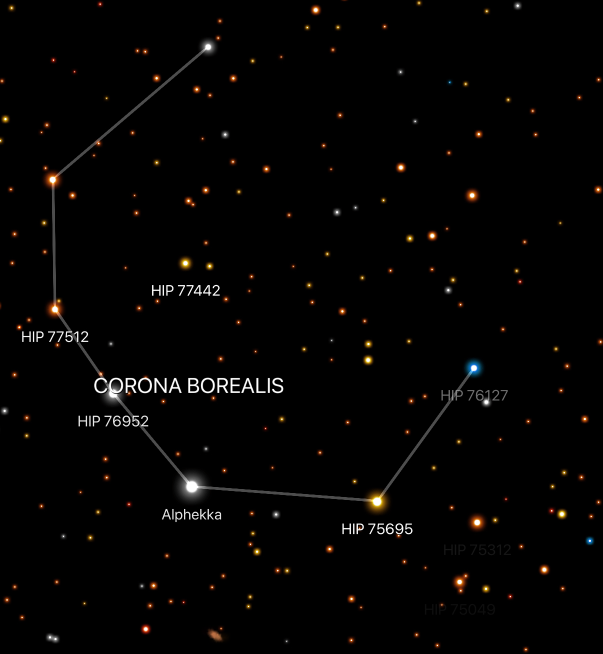
#> input picture 8CD/CoronaBorealis/CoronaBorealis-APP.jpg, 1206 x 1307 px (shown at 1/2 size); its folder holds only this picture in this run
$ jupyter execute DataAugmentator.ipynb
#> lines starting #> are read from the running program, lines starting #| are printed output that depends on the picture
[cell 1]
# Import necessary libraries
import os
import cv2
import numpy as np
from PIL import Image, ImageEnhance
from matplotlib import pyplot as plt
from pathlib import Path
import random

[cell 2]
# ANSI escape code for green text
GREEN = "\033[32m"
RED = "\033[31m"
RESET = "\033[0m"

# List of available directory options
available_dirs = [
    "CoronaBorealis", "Lacerta", "LeoMinor", "Lepus", "Norma",
    "Pisces", "Sextans", "Virgo"
]

# Prompt user to choose from the list
print("Please select an input directory from the following options:")
for idx, dir_name in enumerate(available_dirs, 1):
    print(f"{idx}. {dir_name}")

print("\n") # Add a newline for better readability

# Input validation for user selection
while True:
    try:
        choice = int(input(f"Enter the number of the directory (1-{len(available_dirs)}): "))
        if 1 <= choice <= len(available_dirs):
            input_name = available_dirs[choice - 1]
            break
        else:
            print(f"{RED}Invalid choice. Please choose a number between 1 and {len(available_dirs)}!{RESET}")
    except ValueError:
        print(f"{RED}Invalid input. Please enter a number!{RESET}")
#> this loop made 1 pass; the answer given on pass 1: 1

# Set the directory for input images and output folder for augmented images
input_dir = Path(f'8CD/{input_name}')
output_dir = Path(f'8CD/{input_name}_augmented')

# Check if the input directory exists and contains files
if not input_dir.exists():
    raise FileNotFoundError(f"{RED}The input directory {input_dir} does not exist.{RESET}")
if not any(input_dir.iterdir()):
    raise FileNotFoundError(f"{RED}The input directory {input_dir} is empty.{RESET}")

# Create output directory if it does not exist
output_dir.mkdir(parents=True, exist_ok=True)

# Print the directories in green
print(f"{GREEN}Valid Input directory: {input_dir}{RESET}")
print(f"{GREEN}Valid Output directory: {output_dir}{RESET}")

Adjust the brightness and contrast of the input image.

    Parameters:
    - img (numpy array or PIL Image): The input image to be processed.
    - brightness (int): The percentage of brightness adjustment (-100 to 100).
    - contrast (int): The percentage of contrast adjustment (-100 to 100).

    Returns:
    - numpy array: The adjusted image as a NumPy array.

[cell 3]
def apply_brightness_contrast(img, brightness=0, contrast=0):
    # Ensure the input is a valid image (either NumPy array or PIL Image)
    if isinstance(img, np.ndarray):
        img = Image.fromarray(img)  # Convert NumPy array to PIL Image if needed
    elif not isinstance(img, Image.Image):
        raise TypeError("Input image must be a NumPy array or a PIL Image - apply_brightness_contrast")

    # Ensure brightness and contrast are within reasonable bounds
    brightness = max(-100, min(brightness, 100))
    contrast = max(-100, min(contrast, 100))

    # Apply brightness and contrast adjustments
    enhancer_b = ImageEnhance.Brightness(img)
    img = enhancer_b.enhance(1 + brightness / 100.0)

    enhancer_c = ImageEnhance.Contrast(img)
    img = enhancer_c.enhance(1 + contrast / 100.0)

    return np.array(img)  # Return the result as a NumPy array

Add Gaussian noise to an image.

    Parameters:
    - img (numpy array): The input image to which noise will be added.
    - mean (float): The mean of the Gaussian distribution for the noise (default: 0).
    - stddev (float): The standard deviation of the Gaussian distribution for the noise (default: 25).

    Returns:
    - numpy array: The noisy image.

[cell 4]
def add_noise(img, mean=0, stddev=25):
    # Ensure the input image is a NumPy array
    if not isinstance(img, np.ndarray):
        raise TypeError("Input image must be a NumPy array - add_noise")

    # Generate Gaussian noise
    noise = np.random.normal(mean, stddev, img.shape).astype(np.float32)

    # Add the noise to the image
    noisy_img = cv2.add(img.astype(np.float32), noise)

    # Clip values to ensure they stay within valid 8-bit range [0, 255]
    noisy_img = np.clip(noisy_img, 0, 255).astype(np.uint8)

    return noisy_img

Apply Gaussian blur to an image.

    Parameters:
    - img (numpy array): The input image to be blurred.
    - ksize (int): The size of the Gaussian kernel (must be an odd number and greater than 0, default: 5).

    Returns:
    - numpy array: The blurred image.

[cell 5]
def apply_blur(img, ksize=5):
    # Ensure ksize is a positive odd integer
    if not isinstance(ksize, int) or ksize <= 0 or ksize % 2 == 0:
        raise ValueError("Kernel size (ksize) must be a positive odd integer - apply_blur")

    # Apply Gaussian blur with the given kernel size
    blurred_img = cv2.GaussianBlur(img, (ksize, ksize), 0)

    return blurred_img

Apply skew transformation to an image using affine transformation.

    Parameters:
    - img (numpy array): The input image to be skewed.
    - skew_factor (float): The horizontal skew factor, which affects the points for skewing (default: 0.1).
    - skew_angle (float): The vertical skew factor, controlling how much the image will be distorted along the y-axis (default: 0.33).

    Returns:
    - numpy array: The skewed image.

[cell 6]
def apply_skew(img, skew_factor=0.1, skew_angle=0.33):
    # Ensure the input is a valid image (NumPy array)
    if not isinstance(img, np.ndarray):
        raise TypeError("Input image must be a NumPy array.")

    if img.ndim != 3 or img.shape[2] not in [3, 4]:  # Checking for RGB or RGBA images
        raise ValueError("Input image must be a 3-channel (RGB) or 4-channel (RGBA) image.")

    rows, cols, _ = img.shape

    # Define source and destination points for the affine transformation
    pts1 = np.float32([[0, 0], [cols, 0], [0, rows]])
    pts2 = np.float32([
        [cols * skew_factor, rows * skew_angle],  # Skewing the top-left corner
        [cols * (1 - skew_factor), rows * (skew_angle - 0.08)],  # Skewing the top-right corner
        [cols * skew_factor, rows * (1 - skew_angle)]  # Skewing the bottom-left corner
    ])

    # Get the affine transformation matrix
    M = cv2.getAffineTransform(pts1, pts2)

    # Apply the affine transformation (skewing)
    skewed_img = cv2.warpAffine(img, M, (cols, rows))

    return skewed_img

cale (resize) an image by a given scale factor.

    Parameters:
    - img (numpy array): The input image to be scaled.
    - scale (float): The scale factor by which to resize the image (default: 1.2).

    Returns:
    - numpy array: The resized (scaled) image.

[cell 7]
def apply_scaling(img, scale=1.2):
    # Ensure the input is a valid image (NumPy array)
    if not isinstance(img, np.ndarray):
        raise TypeError("Input image must be a NumPy array.")

    if img.ndim != 3:
        raise ValueError("Input image must be a 3-channel (RGB) or 4-channel (RGBA) image.")

    if scale <= 0:
        raise ValueError("Scale factor must be a positive value.")

    # Get the original dimensions of the image
    height, width = img.shape[:2]

    # Calculate new dimensions based on the scale factor
    new_width = int(width * scale)
    new_height = int(height * scale)

    # Ensure that the new dimensions are positive
    if new_width <= 0 or new_height <= 0:
        raise ValueError("Scaling factor results in invalid image dimensions.")

    # Resize the image
    resized_img = cv2.resize(img, (new_width, new_height))

    return resized_img

[cell 8]
def apply_rotation(img, max_angle=15):
    """Rotate the image by a random angle within the given range."""
    rows, cols, ch = img.shape
    angle = random.uniform(-max_angle, max_angle)
    M = cv2.getRotationMatrix2D((cols / 2, rows / 2), angle, 1)
    rotated_img = cv2.warpAffine(img, M, (cols, rows))
    return rotated_img

[cell 9]
def apply_flip(img, flip_type="horizontal"):
    """Flip the image either horizontally or vertically."""
    if flip_type == "horizontal":
        return cv2.flip(img, 1)  # Horizontal flip
    elif flip_type == "vertical":
        return cv2.flip(img, 0)  # Vertical flip
    else:
        raise ValueError("flip_type must be either 'horizontal' or 'vertical'.")

[cell 10]
def apply_color_jitter(img, brightness=0, contrast=0, saturation=0, hue=0):
    """Randomly adjust brightness, contrast, saturation, and hue of the image."""
    hsv_img = cv2.cvtColor(img, cv2.COLOR_BGR2HSV)

    # Apply brightness
    hsv_img[:, :, 2] = np.clip(hsv_img[:, :, 2] + brightness, 0, 255)

    # Apply contrast
    hsv_img[:, :, 1] = np.clip(hsv_img[:, :, 1] + contrast, 0, 255)

    # Apply saturation
    hsv_img[:, :, 1] = np.clip(hsv_img[:, :, 1] + saturation, 0, 255)

    # Apply hue
    hsv_img[:, :, 0] = np.clip(hsv_img[:, :, 0] + hue, 0, 179)

    jittered_img = cv2.cvtColor(hsv_img, cv2.COLOR_HSV2BGR)
    return jittered_img

[cell 11]
def apply_perspective_transform(img, strength=1.0):
    """Apply a perspective transformation to the image with a given strength."""
    rows, cols, _ = img.shape

    # The strength will control how much the corners of the image are shifted
    shift_x = cols * (0.1 * strength)  # Horizontal shift based on strength
    shift_y = rows * (0.1 * strength)  # Vertical shift based on strength

    # Define the original and transformed points
    pts1 = np.float32([[0, 0], [cols, 0], [0, rows], [cols, rows]])
    pts2 = np.float32([
        [shift_x, shift_y],
        [cols - shift_x, shift_y],
        [shift_x, rows - shift_y],
        [cols - shift_x, rows - shift_y]
    ])

    # Compute the perspective transform matrix
    M = cv2.getPerspectiveTransform(pts1, pts2)

    # Apply the perspective warp
    warped_img = cv2.warpPerspective(img, M, (cols, rows))
    return warped_img

[cell 12]
# Loop through all images in the input directory
for filename in os.listdir(input_dir):
    if filename.endswith((".jpg", ".png")):
        img_path = os.path.join(input_dir, filename)

        # Read the image and check if it's loaded correctly
        img = cv2.imread(img_path)
#> img is the input picture: shape (1307, 1206, 3); mean B, G, R 2.9, 3.6, 4.7
        if img is None:
            print(f"Warning: Failed to load image {filename}. Skipping...")
            continue

        # Apply various augmentations with different values for each transformation
        augmented_images = [
            ("brightness_contrast_+30_+30", apply_brightness_contrast(img, brightness=30, contrast=30)),
            ("brightness_contrast_-30_-30", apply_brightness_contrast(img, brightness=-30, contrast=-30)),
            ("brightness_contrast_+50_+50", apply_brightness_contrast(img, brightness=50, contrast=50)),
            ("brightness_contrast_-50_-50", apply_brightness_contrast(img, brightness=-50, contrast=-50)),
            ("noise_25", add_noise(img)),
            ("noise_50", add_noise(img, mean=0, stddev=50)),
            ("blur_ksize_3", apply_blur(img, ksize=3)),
            ("blur_ksize_5", apply_blur(img, ksize=5)),
            ("blur_ksize_9", apply_blur(img, ksize=9)),
            ("skew", apply_skew(img)),
            ("skew_stronger", apply_skew(img, skew_factor=1.5)),  # Adjust skew factor for stronger distortion
            ("scaling_1.1", apply_scaling(img, scale=1.1)),
            ("scaling_0.9", apply_scaling(img, scale=0.9)),
            ("scaling_1.2", apply_scaling(img, scale=1.2)),
            ("scaling_0.8", apply_scaling(img, scale=0.8)),
            ("rotation_15", apply_rotation(img, max_angle=15)),
            ("rotation_30", apply_rotation(img, max_angle=30)),
            ("rotation_45", apply_rotation(img, max_angle=45)),
            ("flip_horizontal", apply_flip(img, flip_type="horizontal")),
            ("flip_vertical", apply_flip(img, flip_type="vertical")),
            ("color_jitter_10_10_10_5", apply_color_jitter(img, brightness=10, contrast=10, saturation=10, hue=5)),
            ("color_jitter_30_30_30_15", apply_color_jitter(img, brightness=30, contrast=30, saturation=30, hue=15)),
            ("perspective_transform", apply_perspective_transform(img)),
            ("perspective_transform_strong", apply_perspective_transform(img, strength=1.5))  # Adjust strength of perspective warp
        ]
#> in add_noise, `noise = np.random.normal(mean, stddev, img.shape).astype(np.float32)`:
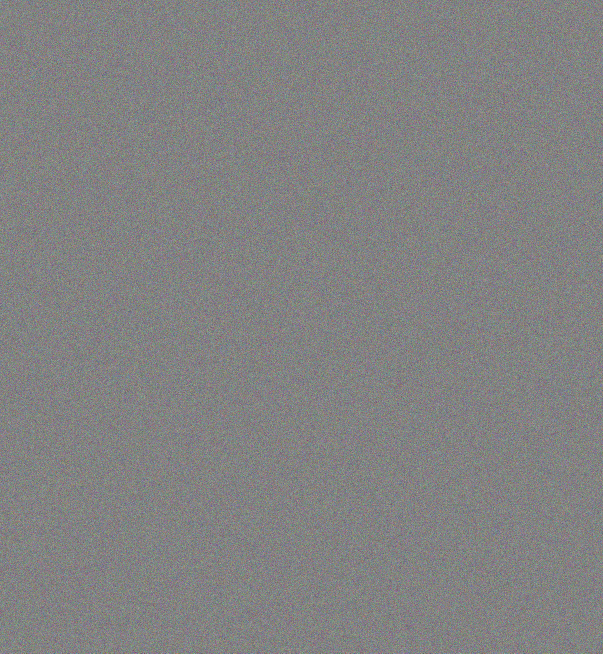
#> noise: shape (1307, 1206, 3) float32 (shown at 1/2 size); mean B, G, R 0, 0, 0; drawn with min black and max white
#> call 2 of add_noise, with mean = 0, stddev = 50
#> in add_noise (call 2), `noisy_img = np.clip(noisy_img, 0, 255).astype(np.uint8)`:
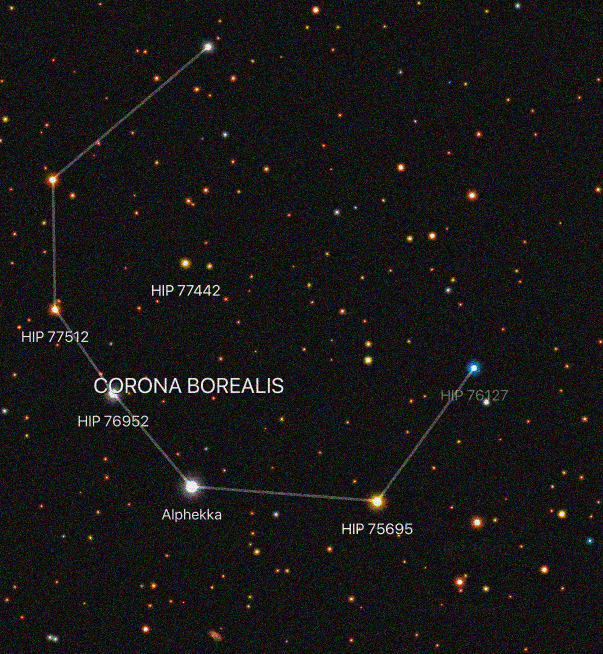
#> noisy_img: shape (1307, 1206, 3) (shown at 1/2 size); mean B, G, R 22, 22.6, 23.4
#> in apply_skew, `rows, cols, _ = img.shape`: rows = 1307; cols = 1206
#> in apply_skew, `pts1 = np.float32([[0, 0], [cols, 0], [0, rows]])`: pts1 = [[0, 0], [1206, 0], [0, 1307]]
#> in apply_skew, `pts2 = np.float32([ [cols * skew_factor, rows * skew_angle],`: pts2 = [[120.6, 431.3], [1085.4, 326.8], [120.6, 875.7]]
#> in apply_skew, `M = cv2.getAffineTransform(pts1, pts2)`: M = [[0.8, 0, 120.6], [-0.0867, 0.34, 431.3]]
#> call 2 of apply_skew, with skew_factor = 1.5, skew_angle = 0.33
#> in apply_skew (call 2), `pts2 = np.float32([ [cols * skew_factor, rows * skew_angle],`: pts2 = [[1809, 431.3], [-603, 326.8], [1809, 875.7]]
#> in apply_skew (call 2), `M = cv2.getAffineTransform(pts1, pts2)`: M = [[-2, 0, 1809], [-0.0867, 0.34, 431.3]]
#> in apply_skew (call 2), `skewed_img = cv2.warpAffine(img, M, (cols, rows))`:
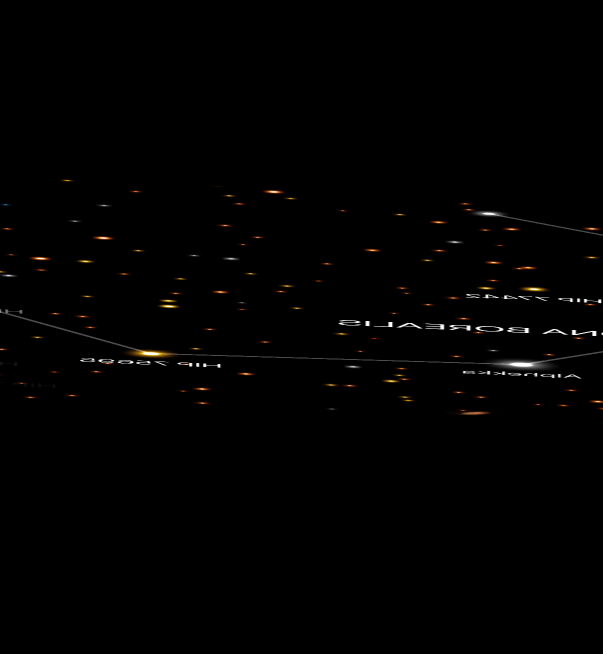
#> skewed_img: shape (1307, 1206, 3) (shown at 1/2 size); mean B, G, R 1.1, 1.4, 1.7
#> in apply_scaling, `height, width = img.shape[:2]`: height = 1307; width = 1206
#> in apply_scaling, `new_width = int(width * scale)`: new_width = 1326
#> in apply_scaling, `new_height = int(height * scale)`: new_height = 1437
#> in apply_rotation, `rows, cols, ch = img.shape`: rows = 1307; cols = 1206; ch = 3
#> in apply_rotation, `M = cv2.getRotationMatrix2D((cols / 2, rows / 2), angle, 1)`: M = [[0.984, 0.179, -107.4], [-0.179, 0.984, 118.8]]
#> call 2 of apply_color_jitter, with brightness = 30, contrast = 30, saturation = 30, hue = 15
#> in apply_color_jitter (call 2), `jittered_img = cv2.cvtColor(hsv_img, cv2.COLOR_HSV2BGR)`:
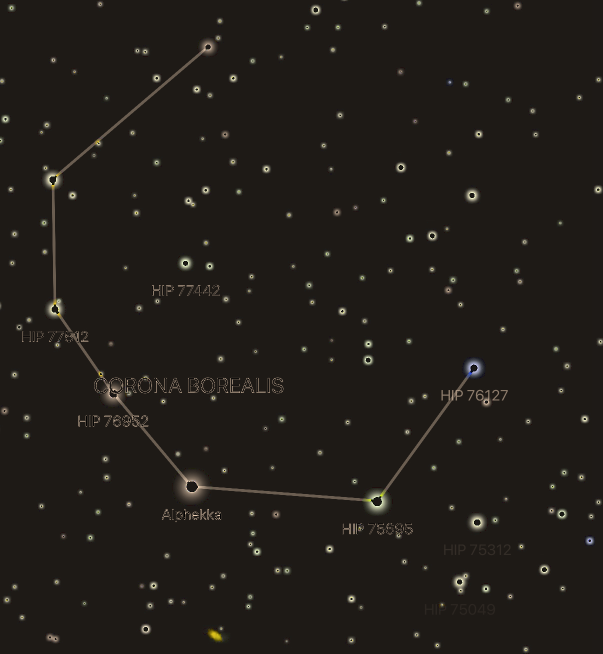
#> jittered_img: shape (1307, 1206, 3) (shown at 1/2 size); mean B, G, R 24.7, 29.1, 33.2
#> in apply_perspective_transform, `rows, cols, _ = img.shape`: rows = 1307; cols = 1206
#> in apply_perspective_transform, `shift_x = cols * (0.1 * strength)`: shift_x = 120.6
#> in apply_perspective_transform, `shift_y = rows * (0.1 * strength)`: shift_y = 130.7
#> in apply_perspective_transform, `pts1 = np.float32([[0, 0], [cols, 0], [0, rows], [cols, rows]])`: pts1 = [[0, 0], [1206, 0], [0, 1307], [1206, 1307]]
#> in apply_perspective_transform, `pts2 = np.float32([ [shift_x, shift_y], [cols - shift_x, shift_y], [sh..`: pts2 = [[120.6, 130.7], [1085.4, 130.7], [120.6, 1176.3], [1085.4, 1176.3]]
#> in apply_perspective_transform, `M = cv2.getPerspectiveTransform(pts1, pts2)`: M = [[0.8, 0, 120.6], [0, 0.8, 130.7], [0, 0, 1]]
#> in apply_perspective_transform, `warped_img = cv2.warpPerspective(img, M, (cols, rows))`:
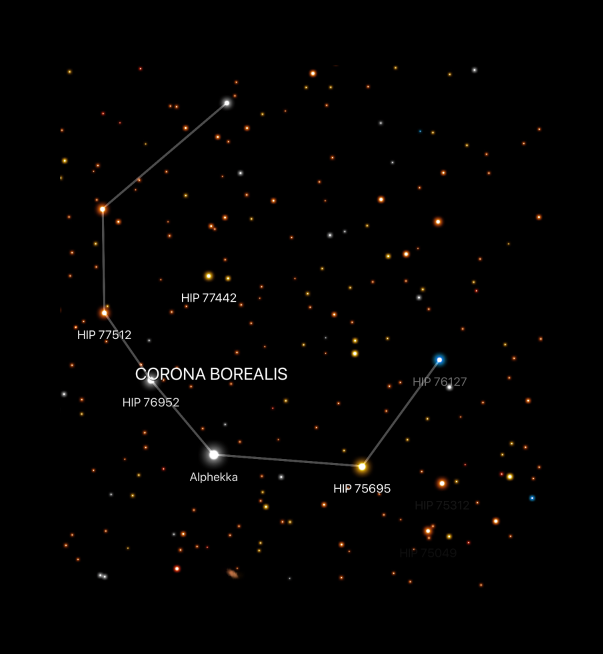
#> warped_img: shape (1307, 1206, 3) (shown at 1/2 size); mean B, G, R 1.8, 2.3, 3

        # Additional transformations to add:
        augmented_images.extend([
            ("rotation_60", apply_rotation(img, max_angle=60)),
            ("scaling_1.3", apply_scaling(img, scale=1.3)),
            ("scaling_0.7", apply_scaling(img, scale=0.7)),
            ("color_jitter_40_40_40_20", apply_color_jitter(img, brightness=40, contrast=40, saturation=40, hue=20)),
            ("color_jitter_60_60_60_30", apply_color_jitter(img, brightness=60, contrast=60, saturation=60, hue=30)),
            ("skew_2", apply_skew(img, skew_factor=2)),  # Even stronger skew
            ("blur_ksize_11", apply_blur(img, ksize=11)),
            ("perspective_transform_random", apply_perspective_transform(img, strength=random.uniform(0.5, 2))),
            ("noise_75", add_noise(img, mean=0, stddev=65)),
            ("rotation_random", apply_rotation(img, max_angle=random.randint(10, 60)))
        ])
#> call 4 of apply_rotation, with max_angle = 60
#> in apply_rotation (call 4), `rotated_img = cv2.warpAffine(img, M, (cols, rows))`:
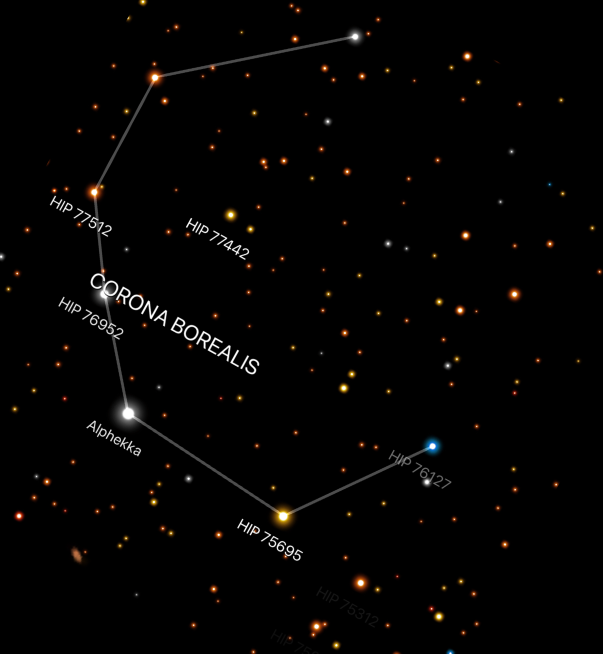
#> rotated_img: shape (1307, 1206, 3) (shown at 1/2 size); mean B, G, R 2.8, 3.5, 4.4
#> in apply_scaling (call 6), `new_width = int(width * scale)`: new_width = 844
#> in apply_scaling (call 6), `new_height = int(height * scale)`: new_height = 914
#> in apply_scaling (call 6), `resized_img = cv2.resize(img, (new_width, new_height))`:
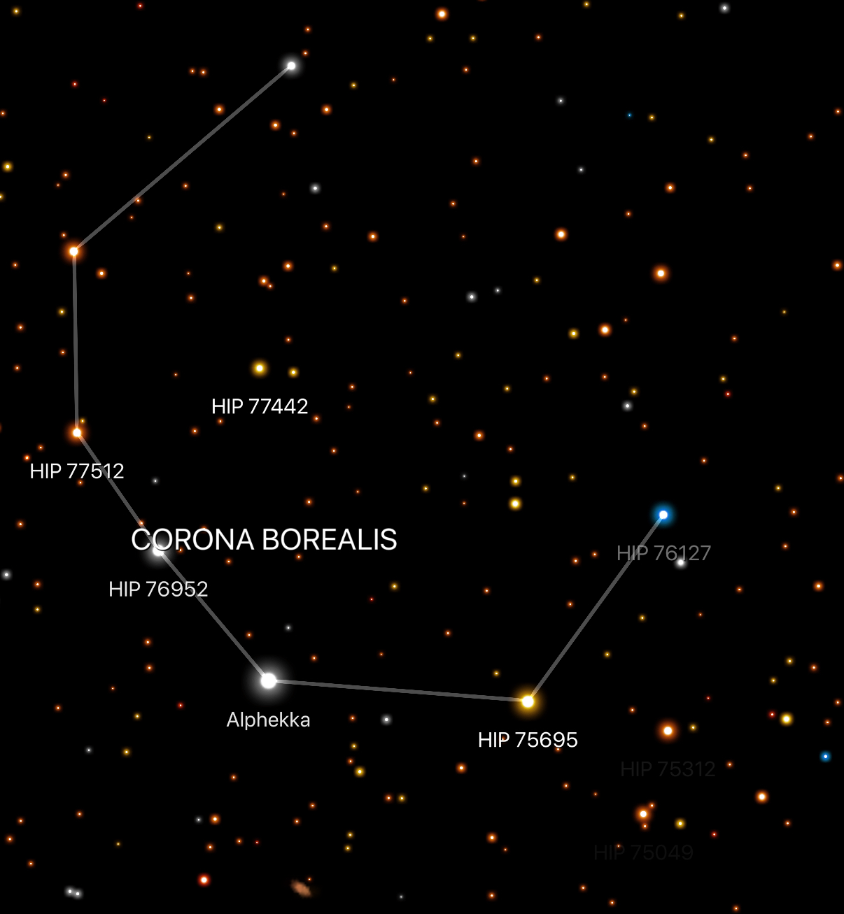
#> resized_img: shape (914, 844, 3); mean B, G, R 2.9, 3.6, 4.7


        # Save augmented images with descriptive names
        for aug_name, aug_img in augmented_images:
            aug_img_path = os.path.join(output_dir, f"{os.path.splitext(filename)[0]}_{aug_name}.png")
            cv2.imwrite(aug_img_path, aug_img)
#> this loop made 34 passes
#> aug_name on passes 1 to 4: 'brightness_contrast_+30_+30', 'brightness_contrast_-30_-30', 'brightness_contrast_+50_+50', 'brightness_contrast_-50_-50'

print("Data augmentation completed.")
